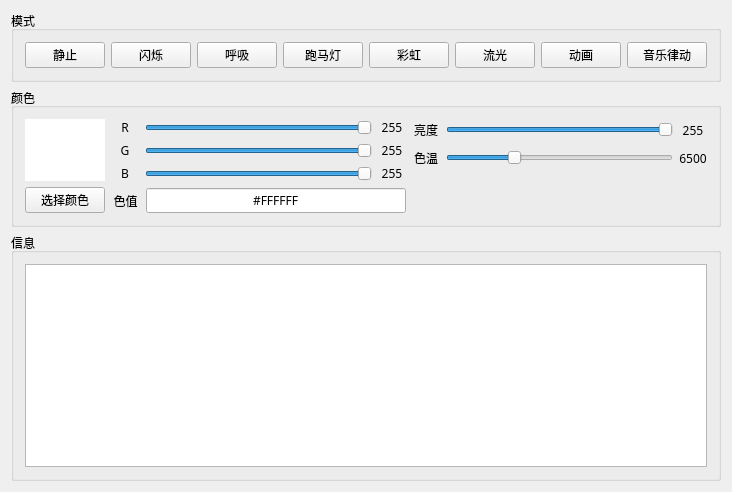
<?xml version="1.0" encoding="UTF-8"?>
<ui version="4.0">
 <class>RGBLightDetail</class>
 <widget class="QWidget" name="RGBLightDetail">
  <property name="geometry">
   <rect>
    <x>0</x>
    <y>0</y>
    <width>680</width>
    <height>492</height>
   </rect>
  </property>
  <property name="windowTitle">
   <string>RGBLightDetail</string>
  </property>
  <layout class="QVBoxLayout" name="verticalLayout_2" stretch="1,1,1">
   <item>
    <widget class="QGroupBox" name="groupBox">
     <property name="sizePolicy">
      <sizepolicy hsizetype="Preferred" vsizetype="Maximum">
       <horstretch>0</horstretch>
       <verstretch>0</verstretch>
      </sizepolicy>
     </property>
     <property name="title">
      <string>模式</string>
     </property>
     <layout class="QHBoxLayout" name="horizontalLayout_2">
      <item>
       <widget class="QPushButton" name="pushButton_constant">
        <property name="text">
         <string>静止</string>
        </property>
       </widget>
      </item>
      <item>
       <widget class="QPushButton" name="pushButton_blink">
        <property name="text">
         <string>闪烁</string>
        </property>
       </widget>
      </item>
      <item>
       <widget class="QPushButton" name="pushButton_breath">
        <property name="text">
         <string>呼吸</string>
        </property>
       </widget>
      </item>
      <item>
       <widget class="QPushButton" name="pushButton_chase">
        <property name="text">
         <string>跑马灯</string>
        </property>
       </widget>
      </item>
      <item>
       <widget class="QPushButton" name="pushButton_rainbow">
        <property name="text">
         <string>彩虹</string>
        </property>
       </widget>
      </item>
      <item>
       <widget class="QPushButton" name="pushButton_stream">
        <property name="text">
         <string>流光</string>
        </property>
       </widget>
      </item>
      <item>
       <widget class="QPushButton" name="pushButton_animation">
        <property name="text">
         <string>动画</string>
        </property>
       </widget>
      </item>
      <item>
       <widget class="QPushButton" name="pushButton_custom">
        <property name="text">
         <string>音乐律动</string>
        </property>
       </widget>
      </item>
     </layout>
    </widget>
   </item>
   <item>
    <widget class="QGroupBox" name="groupBox_2">
     <property name="sizePolicy">
      <sizepolicy hsizetype="Preferred" vsizetype="Maximum">
       <horstretch>0</horstretch>
       <verstretch>0</verstretch>
      </sizepolicy>
     </property>
     <property name="title">
      <string>颜色</string>
     </property>
     <layout class="QHBoxLayout" name="horizontalLayout" stretch="1,4,4">
      <item>
       <layout class="QVBoxLayout" name="verticalLayout_6">
        <item>
         <widget class="QLabel" name="label_color">
          <property name="styleSheet">
           <string notr="true">background-color:rgb(255,255,255);</string>
          </property>
          <property name="text">
           <string/>
          </property>
         </widget>
        </item>
        <item>
         <widget class="QPushButton" name="pushButton_pickcolor">
          <property name="font">
           <font>
            <family>微软雅黑</family>
           </font>
          </property>
          <property name="text">
           <string>选择颜色</string>
          </property>
         </widget>
        </item>
       </layout>
      </item>
      <item>
       <layout class="QVBoxLayout" name="verticalLayout">
        <item>
         <layout class="QHBoxLayout" name="horizontalLayout_5" stretch="1,8,1">
          <item>
           <widget class="QLabel" name="label_2">
            <property name="font">
             <font>
              <family>微软雅黑</family>
             </font>
            </property>
            <property name="text">
             <string>R</string>
            </property>
            <property name="alignment">
             <set>Qt::AlignCenter</set>
            </property>
           </widget>
          </item>
          <item>
           <widget class="QSlider" name="horizontalSlider_red">
            <property name="maximum">
             <number>255</number>
            </property>
            <property name="value">
             <number>255</number>
            </property>
            <property name="orientation">
             <enum>Qt::Horizontal</enum>
            </property>
           </widget>
          </item>
          <item>
           <widget class="QLabel" name="label_red">
            <property name="font">
             <font>
              <family>微软雅黑</family>
             </font>
            </property>
            <property name="text">
             <string>255</string>
            </property>
            <property name="alignment">
             <set>Qt::AlignCenter</set>
            </property>
           </widget>
          </item>
         </layout>
        </item>
        <item>
         <layout class="QHBoxLayout" name="horizontalLayout_7" stretch="1,8,1">
          <item>
           <widget class="QLabel" name="label_3">
            <property name="font">
             <font>
              <family>微软雅黑</family>
             </font>
            </property>
            <property name="text">
             <string>G</string>
            </property>
            <property name="alignment">
             <set>Qt::AlignCenter</set>
            </property>
           </widget>
          </item>
          <item>
           <widget class="QSlider" name="horizontalSlider_green">
            <property name="maximum">
             <number>255</number>
            </property>
            <property name="value">
             <number>255</number>
            </property>
            <property name="orientation">
             <enum>Qt::Horizontal</enum>
            </property>
           </widget>
          </item>
          <item>
           <widget class="QLabel" name="label_green">
            <property name="font">
             <font>
              <family>微软雅黑</family>
             </font>
            </property>
            <property name="text">
             <string>255</string>
            </property>
            <property name="alignment">
             <set>Qt::AlignCenter</set>
            </property>
           </widget>
          </item>
         </layout>
        </item>
        <item>
         <layout class="QHBoxLayout" name="horizontalLayout_8" stretch="1,8,1">
          <item>
           <widget class="QLabel" name="label_6">
            <property name="font">
             <font>
              <family>微软雅黑</family>
             </font>
            </property>
            <property name="text">
             <string>B</string>
            </property>
            <property name="alignment">
             <set>Qt::AlignCenter</set>
            </property>
           </widget>
          </item>
          <item>
           <widget class="QSlider" name="horizontalSlider_blue">
            <property name="maximum">
             <number>255</number>
            </property>
            <property name="value">
             <number>255</number>
            </property>
            <property name="orientation">
             <enum>Qt::Horizontal</enum>
            </property>
           </widget>
          </item>
          <item>
           <widget class="QLabel" name="label_blue">
            <property name="font">
             <font>
              <family>微软雅黑</family>
             </font>
            </property>
            <property name="text">
             <string>255</string>
            </property>
            <property name="alignment">
             <set>Qt::AlignCenter</set>
            </property>
           </widget>
          </item>
         </layout>
        </item>
        <item>
         <layout class="QHBoxLayout" name="horizontalLayout_9" stretch="1,9">
          <item>
           <widget class="QLabel" name="label_7">
            <property name="font">
             <font>
              <family>微软雅黑</family>
             </font>
            </property>
            <property name="text">
             <string>色值</string>
            </property>
            <property name="alignment">
             <set>Qt::AlignCenter</set>
            </property>
           </widget>
          </item>
          <item>
           <widget class="QLineEdit" name="lineEdit_color">
            <property name="font">
             <font>
              <family>微软雅黑</family>
             </font>
            </property>
            <property name="text">
             <string>#FFFFFF</string>
            </property>
            <property name="alignment">
             <set>Qt::AlignCenter</set>
            </property>
           </widget>
          </item>
         </layout>
        </item>
       </layout>
      </item>
      <item>
       <layout class="QVBoxLayout" name="verticalLayout_3" stretch="1,1,2">
        <item>
         <layout class="QHBoxLayout" name="horizontalLayout_11" stretch="1,8,1">
          <item>
           <widget class="QLabel" name="label_9">
            <property name="font">
             <font>
              <family>微软雅黑</family>
             </font>
            </property>
            <property name="text">
             <string>亮度</string>
            </property>
            <property name="alignment">
             <set>Qt::AlignCenter</set>
            </property>
           </widget>
          </item>
          <item>
           <widget class="QSlider" name="horizontalSlider_brightness">
            <property name="maximum">
             <number>255</number>
            </property>
            <property name="value">
             <number>255</number>
            </property>
            <property name="orientation">
             <enum>Qt::Horizontal</enum>
            </property>
           </widget>
          </item>
          <item>
           <widget class="QLabel" name="label_brightness">
            <property name="font">
             <font>
              <family>微软雅黑</family>
             </font>
            </property>
            <property name="text">
             <string>255</string>
            </property>
            <property name="alignment">
             <set>Qt::AlignCenter</set>
            </property>
           </widget>
          </item>
         </layout>
        </item>
        <item>
         <layout class="QHBoxLayout" name="horizontalLayout_10" stretch="1,8,1">
          <item>
           <widget class="QLabel" name="label_8">
            <property name="font">
             <font>
              <family>微软雅黑</family>
             </font>
            </property>
            <property name="text">
             <string>色温</string>
            </property>
            <property name="alignment">
             <set>Qt::AlignCenter</set>
            </property>
           </widget>
          </item>
          <item>
           <widget class="QSlider" name="horizontalSlider_temperature">
            <property name="minimum">
             <number>1000</number>
            </property>
            <property name="maximum">
             <number>20000</number>
            </property>
            <property name="singleStep">
             <number>100</number>
            </property>
            <property name="pageStep">
             <number>1000</number>
            </property>
            <property name="value">
             <number>6500</number>
            </property>
            <property name="orientation">
             <enum>Qt::Horizontal</enum>
            </property>
           </widget>
          </item>
          <item>
           <widget class="QLabel" name="label_temprature">
            <property name="font">
             <font>
              <family>微软雅黑</family>
             </font>
            </property>
            <property name="text">
             <string>6500</string>
            </property>
            <property name="alignment">
             <set>Qt::AlignCenter</set>
            </property>
           </widget>
          </item>
         </layout>
        </item>
        <item>
         <spacer name="verticalSpacer">
          <property name="orientation">
           <enum>Qt::Vertical</enum>
          </property>
          <property name="sizeHint" stdset="0">
           <size>
            <width>20</width>
            <height>40</height>
           </size>
          </property>
         </spacer>
        </item>
       </layout>
      </item>
     </layout>
    </widget>
   </item>
   <item>
    <widget class="QGroupBox" name="groupBox_3">
     <property name="title">
      <string>信息</string>
     </property>
     <layout class="QVBoxLayout" name="verticalLayout_4">
      <item>
       <widget class="QTextBrowser" name="textBrowser">
        <property name="enabled">
         <bool>true</bool>
        </property>
        <property name="font">
         <font>
          <family>微软雅黑</family>
         </font>
        </property>
       </widget>
      </item>
     </layout>
    </widget>
   </item>
  </layout>
 </widget>
 <layoutdefault spacing="6" margin="11"/>
 <resources/>
 <connections>
  <connection>
   <sender>pushButton_pickcolor</sender>
   <signal>clicked()</signal>
   <receiver>RGBLightDetail</receiver>
   <slot>onPickColorButtonClicked()</slot>
   <hints>
    <hint type="sourcelabel">
     <x>59</x>
     <y>195</y>
    </hint>
    <hint type="destinationlabel">
     <x>61</x>
     <y>220</y>
    </hint>
   </hints>
  </connection>
  <connection>
   <sender>horizontalSlider_red</sender>
   <signal>valueChanged(int)</signal>
   <receiver>RGBLightDetail</receiver>
   <slot>onRedSliderChanged(int)</slot>
   <hints>
    <hint type="sourcelabel">
     <x>208</x>
     <y>104</y>
    </hint>
    <hint type="destinationlabel">
     <x>294</x>
     <y>0</y>
    </hint>
   </hints>
  </connection>
  <connection>
   <sender>horizontalSlider_green</sender>
   <signal>valueChanged(int)</signal>
   <receiver>RGBLightDetail</receiver>
   <slot>onGreenSliderChanged(int)</slot>
   <hints>
    <hint type="sourcelabel">
     <x>276</x>
     <y>139</y>
    </hint>
    <hint type="destinationlabel">
     <x>271</x>
     <y>4</y>
    </hint>
   </hints>
  </connection>
  <connection>
   <sender>horizontalSlider_blue</sender>
   <signal>valueChanged(int)</signal>
   <receiver>RGBLightDetail</receiver>
   <slot>onBlueSliderChanged(int)</slot>
   <hints>
    <hint type="sourcelabel">
     <x>224</x>
     <y>166</y>
    </hint>
    <hint type="destinationlabel">
     <x>314</x>
     <y>3</y>
    </hint>
   </hints>
  </connection>
  <connection>
   <sender>lineEdit_color</sender>
   <signal>textEdited(QString)</signal>
   <receiver>RGBLightDetail</receiver>
   <slot>onColorLineEditChanged(QString)</slot>
   <hints>
    <hint type="sourcelabel">
     <x>353</x>
     <y>193</y>
    </hint>
    <hint type="destinationlabel">
     <x>480</x>
     <y>3</y>
    </hint>
   </hints>
  </connection>
  <connection>
   <sender>horizontalSlider_brightness</sender>
   <signal>valueChanged(int)</signal>
   <receiver>RGBLightDetail</receiver>
   <slot>onBrightnessSliderChanged(int)</slot>
   <hints>
    <hint type="sourcelabel">
     <x>449</x>
     <y>108</y>
    </hint>
    <hint type="destinationlabel">
     <x>477</x>
     <y>64</y>
    </hint>
   </hints>
  </connection>
  <connection>
   <sender>horizontalSlider_temperature</sender>
   <signal>valueChanged(int)</signal>
   <receiver>RGBLightDetail</receiver>
   <slot>onTemperatureSliderChanged(int)</slot>
   <hints>
    <hint type="sourcelabel">
     <x>506</x>
     <y>136</y>
    </hint>
    <hint type="destinationlabel">
     <x>438</x>
     <y>65</y>
    </hint>
   </hints>
  </connection>
  <connection>
   <sender>pushButton_constant</sender>
   <signal>clicked()</signal>
   <receiver>RGBLightDetail</receiver>
   <slot>onConstantButtonClicked()</slot>
   <hints>
    <hint type="sourcelabel">
     <x>63</x>
     <y>40</y>
    </hint>
    <hint type="destinationlabel">
     <x>60</x>
     <y>3</y>
    </hint>
   </hints>
  </connection>
  <connection>
   <sender>pushButton_blink</sender>
   <signal>clicked()</signal>
   <receiver>RGBLightDetail</receiver>
   <slot>onBlinkButtonClicked()</slot>
   <hints>
    <hint type="sourcelabel">
     <x>133</x>
     <y>43</y>
    </hint>
    <hint type="destinationlabel">
     <x>101</x>
     <y>8</y>
    </hint>
   </hints>
  </connection>
  <connection>
   <sender>pushButton_breath</sender>
   <signal>clicked()</signal>
   <receiver>RGBLightDetail</receiver>
   <slot>onBreathButtonClicked()</slot>
   <hints>
    <hint type="sourcelabel">
     <x>227</x>
     <y>40</y>
    </hint>
    <hint type="destinationlabel">
     <x>108</x>
     <y>3</y>
    </hint>
   </hints>
  </connection>
  <connection>
   <sender>pushButton_chase</sender>
   <signal>clicked()</signal>
   <receiver>RGBLightDetail</receiver>
   <slot>onChaseButtonClicked()</slot>
   <hints>
    <hint type="sourcelabel">
     <x>295</x>
     <y>44</y>
    </hint>
    <hint type="destinationlabel">
     <x>310</x>
     <y>488</y>
    </hint>
   </hints>
  </connection>
  <connection>
   <sender>pushButton_rainbow</sender>
   <signal>clicked()</signal>
   <receiver>RGBLightDetail</receiver>
   <slot>onRainbowButtonClicked()</slot>
   <hints>
    <hint type="sourcelabel">
     <x>377</x>
     <y>40</y>
    </hint>
    <hint type="destinationlabel">
     <x>449</x>
     <y>487</y>
    </hint>
   </hints>
  </connection>
  <connection>
   <sender>pushButton_stream</sender>
   <signal>clicked()</signal>
   <receiver>RGBLightDetail</receiver>
   <slot>onStreamButtonClicked()</slot>
   <hints>
    <hint type="sourcelabel">
     <x>450</x>
     <y>45</y>
    </hint>
    <hint type="destinationlabel">
     <x>602</x>
     <y>486</y>
    </hint>
   </hints>
  </connection>
  <connection>
   <sender>pushButton_animation</sender>
   <signal>clicked()</signal>
   <receiver>RGBLightDetail</receiver>
   <slot>onAnimationButtonClicked()</slot>
   <hints>
    <hint type="sourcelabel">
     <x>550</x>
     <y>44</y>
    </hint>
    <hint type="destinationlabel">
     <x>674</x>
     <y>477</y>
    </hint>
   </hints>
  </connection>
  <connection>
   <sender>pushButton_custom</sender>
   <signal>clicked()</signal>
   <receiver>RGBLightDetail</receiver>
   <slot>onCustomButtonClicked()</slot>
   <hints>
    <hint type="sourcelabel">
     <x>618</x>
     <y>43</y>
    </hint>
    <hint type="destinationlabel">
     <x>289</x>
     <y>487</y>
    </hint>
   </hints>
  </connection>
 </connections>
 <slots>
  <slot>onPickColorButtonClicked()</slot>
  <slot>onRedSliderChanged(int)</slot>
  <slot>onGreenSliderChanged(int)</slot>
  <slot>onBlueSliderChanged(int)</slot>
  <slot>onColorLineEditChanged(QString)</slot>
  <slot>onBrightnessSliderChanged(int)</slot>
  <slot>onTemperatureSliderChanged(int)</slot>
  <slot>onCustomButtonClicked()</slot>
  <slot>onAnimationButtonClicked()</slot>
  <slot>onStreamButtonClicked()</slot>
  <slot>onRainbowButtonClicked()</slot>
  <slot>onChaseButtonClicked()</slot>
  <slot>onBreathButtonClicked()</slot>
  <slot>onBlinkButtonClicked()</slot>
  <slot>onConstantButtonClicked()</slot>
 </slots>
</ui>
